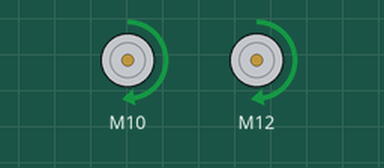
Recording of a sketch running on a simulated Arduino Uno, built with avr-gcc and run on an emulated ATmega328P. Parts: 2 × DC motor (green arrow = forward, orange = backward, longer = faster).

Above: at 0.5 s.
At 1.5 s:
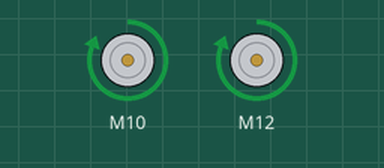
At 3.5 s:
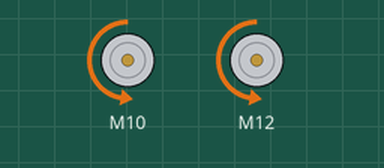
At 5.5 s:
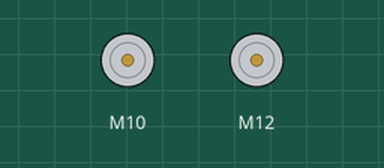
Timing chart, 0 to 7.8 s (numbered marks = the images above):
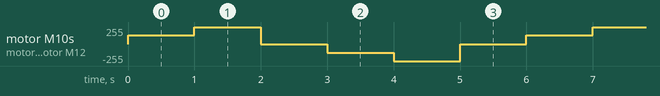

Measured:
- by itself, motor M10, motor M12: repeats every 6.0 s: forward 255/255 1.0 s, stopped 1.0 s, backward 128/255 1.0 s, backward 255/255 1.0 s, stopped 1.0 s, forward 128/255 1.0 s

The sketch:

tango.ino
```cpp
#include "CytronMotorDriver.h"

// Pin definitions for Right motor:
#define MOTOR_DIR_RIGHT 11
#define MOTOR_PWM_RIGHT 12
#define ENCODER_RIGHT_A 18
#define ENCODER_RIGHT_B 19

//Pin definitions for Left motor:
#define MOTOR_DIR_LEFT 9
#define MOTOR_PWM_LEFT 10
#define ENCODER_LEFT_A 20
#define ENCODER_LEFT_B 21

// Configure the motor driver.
CytronMD motorLeft(PWM_DIR, MOTOR_PWM_LEFT, MOTOR_DIR_LEFT);
CytronMD motorRight(PWM_DIR, MOTOR_PWM_RIGHT, MOTOR_DIR_RIGHT);

void setup() {
  Serial.begin(9600);

}
// The loop routine runs over and over again forever.
void loop() {
  motorLeft.setSpeed(128);
  motorRight.setSpeed(128);// Run forward at 50% speed.
  delay(1000);

  motorLeft.setSpeed(255);
  motorRight.setSpeed(255);// Run forward at full speed.
  delay(1000);

  motorLeft.setSpeed(0);
  motorRight.setSpeed(0);// Stop.
  delay(1000);

  motorLeft.setSpeed(-128);
  motorRight.setSpeed(-128);// Run backward at 50% speed.
  delay(1000);

  motorLeft.setSpeed(-255);
  motorRight.setSpeed(-255);// Run backward at full speed.
  delay(1000);

  motorLeft.setSpeed(0);
  motorRight.setSpeed(0);// Stop.
  delay(1000);
}
```
